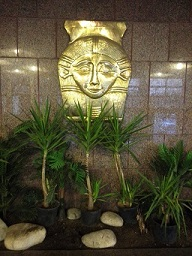
%> input picture DigitalImageProcessing-I/Original images/High.jpg, 192 x 256 px
$ octave Part_II.m   (GNU Octave 9; MATLAB toolbox functions it lacks are replaced by stand-ins)
%> lines starting %> are read from the running program, lines starting %| are printed output that depends on the picture
### DigitalImageProcessing-I/Spatial_domain.m
function Spatial_domain(I)

    M3=ones(3)/9;
    M7=ones(7)/49;
    M11=ones(11)/121;
    M15=ones(15)/225;
    M21=ones(21)/441;

    R0=imfilter(I,M3);
    R1=imfilter(I,M7);
    R2=imfilter(I,M11);
    R3=imfilter(I,M15);
    R4=imfilter(I,M21);

    subplot(3,4,1),imshow(I),title('Image');
    subplot(3,4,2),imshow(R0),title('R3');
    subplot(3,4,3),imshow(R1),title('R7');
    subplot(3,4,4),imshow(R2),title('R11');
    subplot(3,4,5),imshow(R3),title('R15');
    subplot(3,4,6),imshow(R4),title('R21');

    w3=log(abs(fftshift(fft2(M3,size(I,1), size(I,2))))+1);
    subplot(3,4,7),imshow(w3,[]),title('W3');

    w7=log(abs(fftshift(fft2(M7,size(I,1), size(I,2))))+1);
    subplot(3,4,8),imshow(w7,[]),title('W7');

    w11=log(abs(fftshift(fft2(M11,size(I,1), size(I,2))))+1);
    subplot(3,4,9),imshow(w11,[]),title('W11');

    w15=log(abs(fftshift(fft2(M15,size(I,1), size(I,2))))+1);
    subplot(3,4,10),imshow(w15,[]),title('W15');

    w21=log(abs(fftshift(fft2(M21,size(I,1), size(I,2))))+1);
    subplot(3,4,11),imshow(log(abs(w21)+1),[]),title('W21');

    % [16 lines of commented-out code are left out]

end

### DigitalImageProcessing-I/Part_II.m
high=im2double(rgb2gray(imread('Original images/High.jpg')));
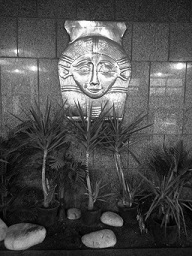
%> high: size 256x192 double; min 0, max 1, mean 0.311
low=im2double(rgb2gray(imread('Original images/Low.jpg')));
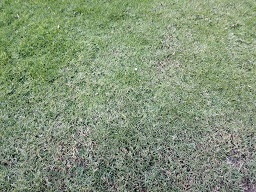
%> input picture DigitalImageProcessing-I/Original images/Low.jpg, 256 x 192 px
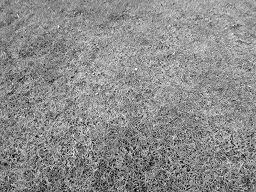
%> low: size 192x256 double; min 0.00392, max 0.98, mean 0.548
moderate=im2double(rgb2gray(imread('Original images/Moderate.jpg')));
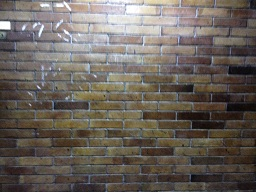
%> input picture DigitalImageProcessing-I/Original images/Moderate.jpg, 256 x 192 px
%> moderate: size 192x256 double; min 0.0118, max 1, mean 0.391

figure(1)
Spatial_domain(high);
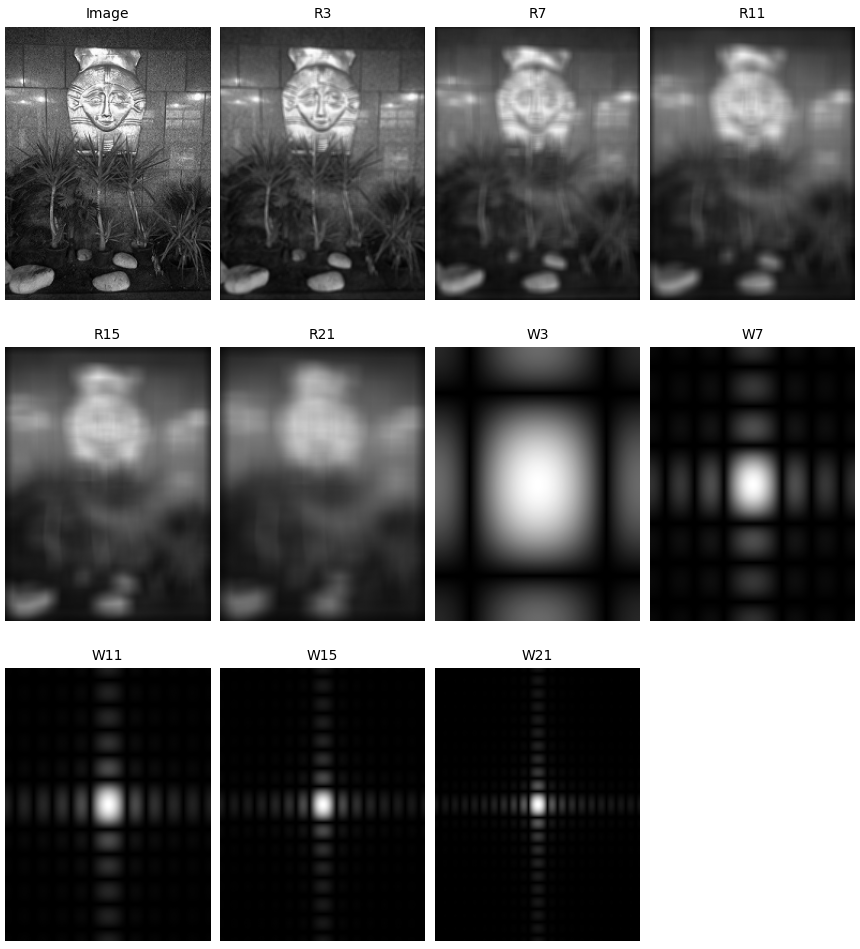
%> figure redrawn from the program's plot data, 11 panels
figure(2)
Spatial_domain(low);
figure(3)
Spatial_domain(moderate);
%> in Spatial_domain (call 3), `R3=imfilter(I,M15);`:
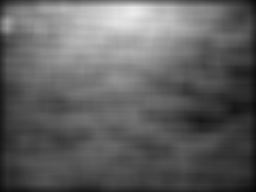
%> R3: size 192x256 double; min 0.0312, max 0.926, mean 0.38
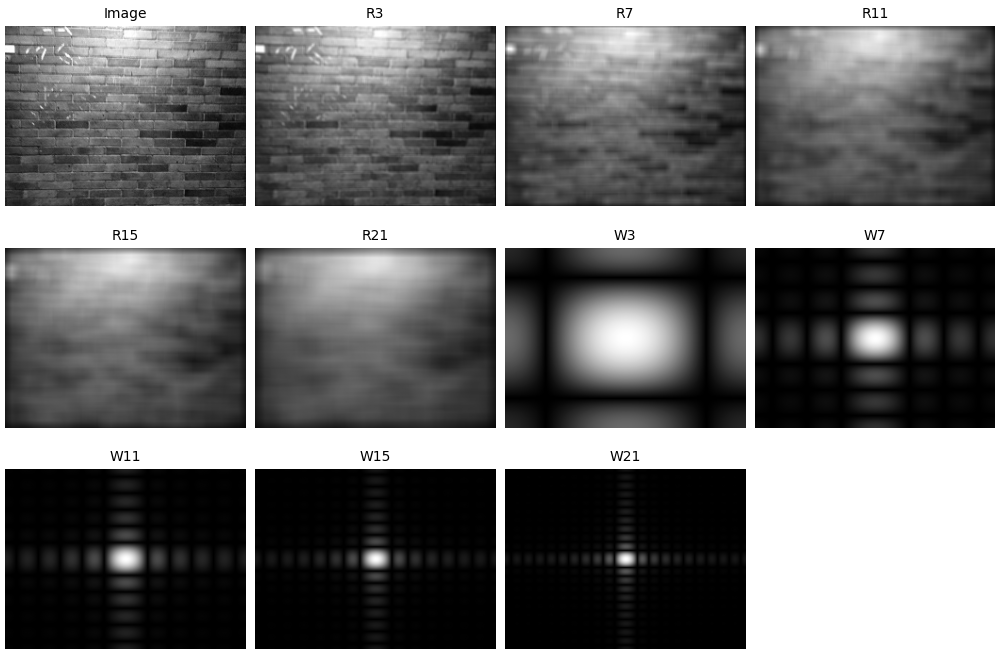
%> figure redrawn from the program's plot data, 11 panels
